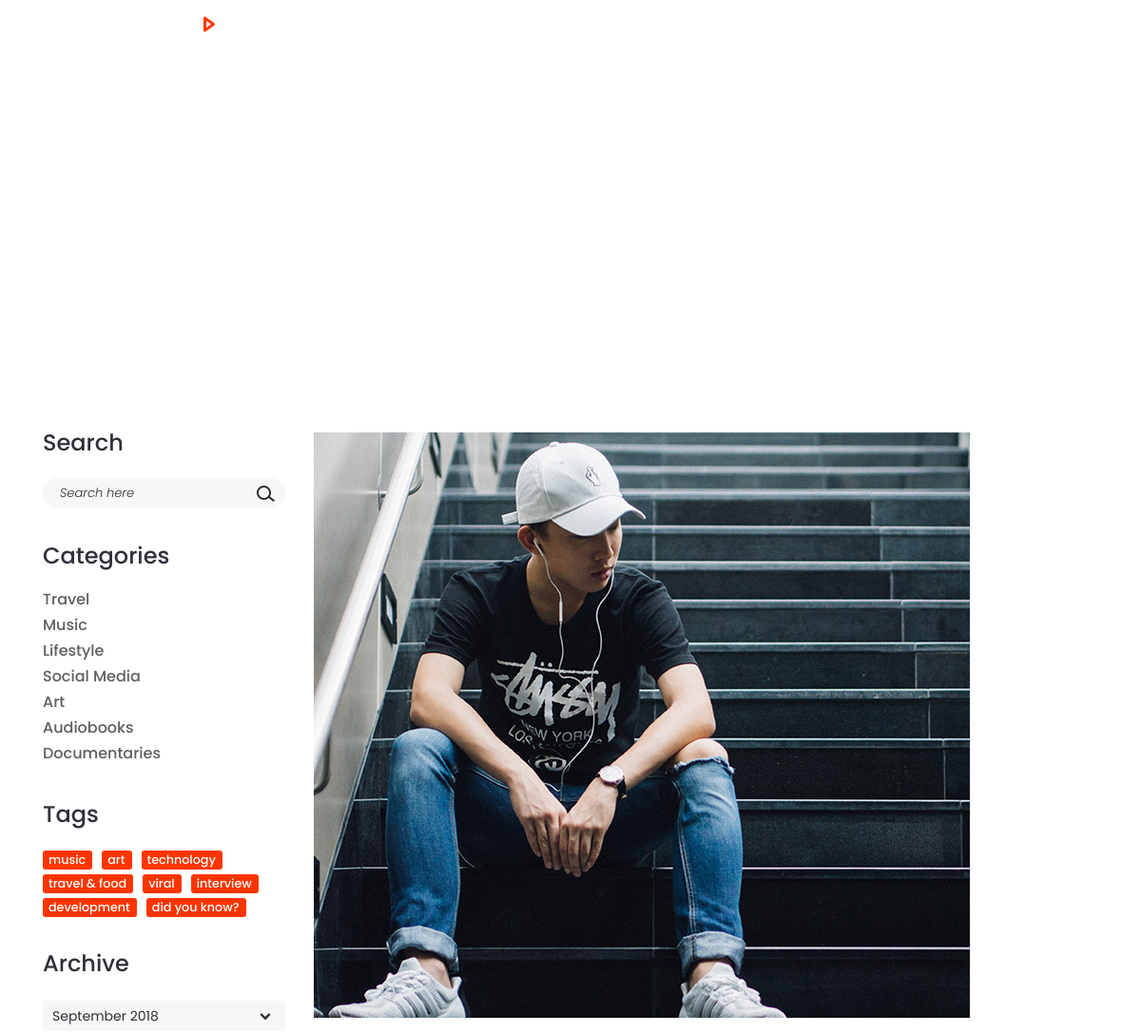
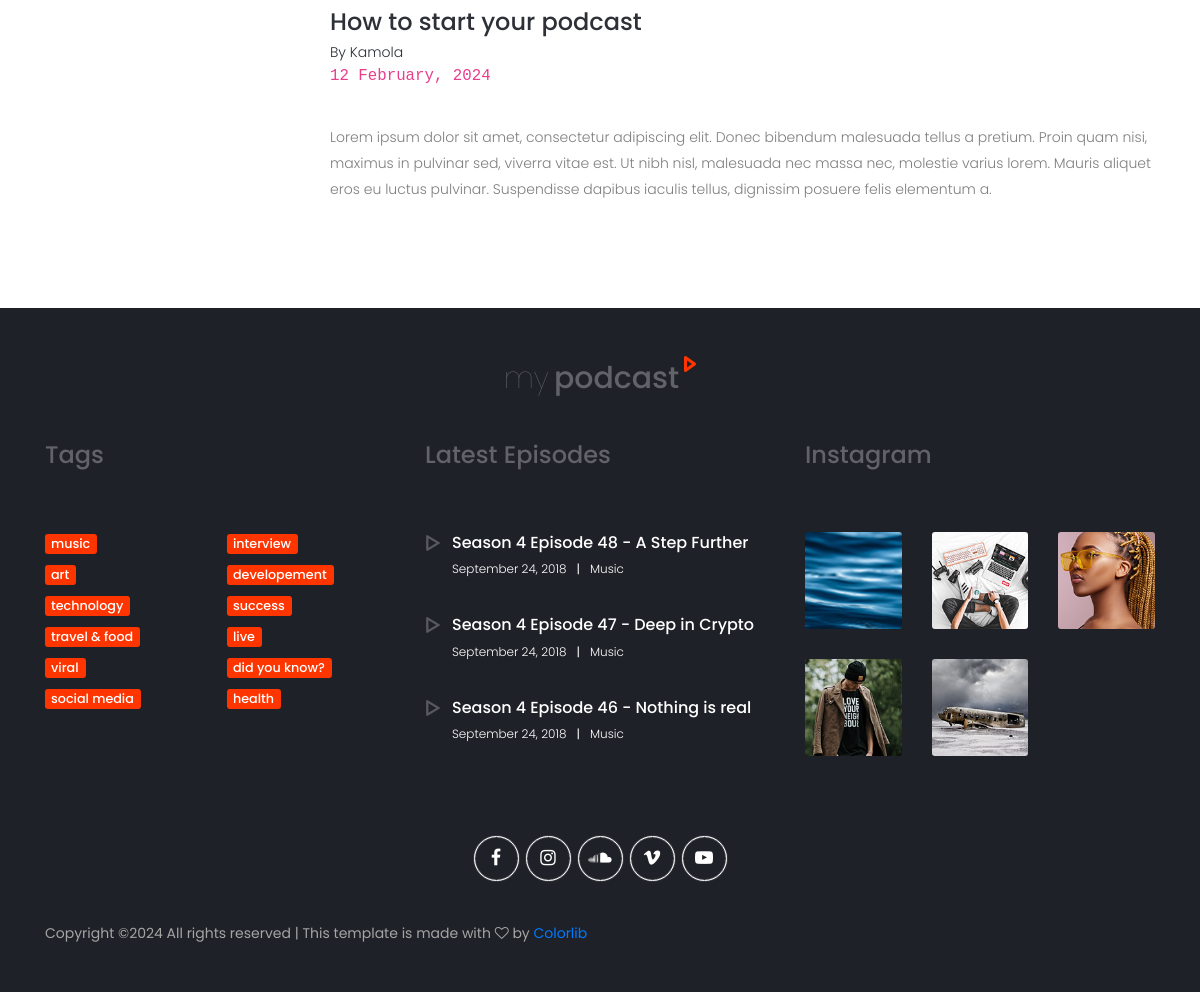
The app's page /blog/detail/ with its own data (2 pictures, top to bottom).
### apps/blog/models.py (models this page shows, shortened)
class BaseModel(models.Model):
    modified_date = models.DateTimeField(auto_now=True)
    created_date = models.DateTimeField(auto_now_add=True)
    class Meta:
        abstract = True

class Category(BaseModel):
    title = models.CharField(max_length=221)

class Tag(BaseModel):
    title = models.CharField(max_length=221)

class Blog(BaseModel):
    title = models.CharField(max_length=221)
    image = models.ImageField(upload_to='blog/')
    author = models.CharField(max_length=221)
    slug = models.SlugField(max_length=221, null=True, blank=True)
    category = models.ForeignKey(Category, on_delete=models.SET_NULL, null=True, blank=True)
    tags = models.ManyToManyField(Tag)
    content = models.TextField()

### apps/blog/views.py (the view)
# urls.py: path('detail/', BlogDetailView.as_view(), name='detail')
class BlogDetailView(TemplateView):
    template_name = 'blog/blog_detail.html'
    def get_categories(self):
        return Category.objects.all()
    def get_tags(self):
        return Tag.objects.all()
    def get_blog(self):
        return Blog.objects.all()
    def get_context_data(self, **kwargs):
        ctx = super().get_context_data(**kwargs)
        ctx['categories'] = self.get_categories()
        ctx['tags'] = self.get_tags()
        ctx['blogs'] = self.get_blog()
        return ctx

### templates/blog/blog_detail.html (shortened to what this page needs)
{% extends 'base.html' %}
{% load static %}
{% block styles %}
    {{ block.super }}
    <link href="{% static 'styles/blog.css' %}" rel="stylesheet" type="text/css">
    <link href="{% static 'styles/blog_responsive.css' %}" rel="stylesheet" type="text/css">
{% endblock %}
{% block content %}
    <div class="home">
        <div class="parallax_background parallax-window" data-parallax="scroll"
             data-image-src="{% static 'images/blog.jpg' %}"
             data-speed="0.8"></div>
        <div class="home_container d-flex flex-column align-items-center justify-content-center">
            <div class="home_content">
                <div class="home_title"><h1>blog detail</h1></div>
            </div>
        </div>
    </div>
    <div class="blog">
        <div class="container">
            <div class="row">
                <div class="col-lg-3 order-lg-1 order-2 sidebar_col">
                    <div class="sidebar">
                        <div class="sidebar_search">
                            <div class="sidebar_title">Search</div>
                            <form action="#" class="search_form" id="search_form">
                                <input type="text" class="search_input" placeholder="Search here" required="required">
                                <button class="search_button"><img src="{% static 'images/search.png' %}" alt></button>
                            </form>
                        </div>
                        <div class="sidebar_list">
                            <div class="sidebar_title">Categories</div>
                            <ul>
                                {% for object in categories %}
                                <li><a href="#">{{ object.title }}</a></li>
                               {% endfor %}
                            </ul>
                        </div>
                        <div class="sidebar_tags">
                            <div class="sidebar_title">Tags</div>
                            <div class="tags">
                                <ul class="d-flex flex-row align-items-start justify-content-start flex-wrap">
                                    {% for object in tags %}
                                    <li><a href="#">{{ object.title }}</a></li>
                                    {% endfor %}
                                </ul>
                            </div>
                        </div>
                        <div class="sidebar_archive">
                            <div class="sidebar_title">Archive</div>
                            <div class="dropdown">
                                <ul>
                                    <li class="dropdown_selected d-flex flex-row align-items-center justify-content-start">
                                        <span>September 2018</span><i class="fa fa-chevron-down ml-auto"
                                                                      aria-hidden="true"></i>
                                    </li>
                                </ul>
                            </div>
                        </div>
                    </div>
                </div>
                <div class="col-lg-9 blog_col order-lg-2 order-1">
                    <div class="blog_posts">
                        <div class="row blog_post d-flex flex-md-row flex-column align-items-start justify-content-start">
                            <div class="col-md-12">
                                {% for object in blogs %}
                                <img src="{{ object.image.url }}"
                                     alt="https://unsplash.com/@kellysikkema">
                                {% endfor %}
                            </div>
                            <div class="col-md-12">
                                {% for object in blogs %}
                                    <div class="blog_post_title mt-4"><a href="#">{{ object.title }}</a></div>
                                    <div class="blog_post_author">By <a href="#">{{ object.author }}</a><h4><code>{{ object.created_date|date:'d F, Y' }}</code></h4></div>
                                    <div class="blog_post_text">
                                        <p>{{ object.content }}</p>
                                    </div>
                                {% endfor %}
                            </div>
                        </div>
                    </div>
                </div>
            </div>
        </div>
    </div>
{% endblock %}

### records on screen
Category: title "Travel"
Category: title "Music"
Category: title "Lifestyle"
Category: title "Social Media"
Category: title "Art"
Category: title "Audiobooks"
Category: title "Documentaries"
Tag: title "music"
Tag: title "art"
Tag: title "technology"
Tag: title "travel & food"
Tag: title "viral"
Tag: title "interview"
Tag: title "development"
Tag: title "did you know?"
Blog: image (picture), title "How to start your podcast", author "Kamola", created_date "12 February, 2024", content "Lorem ipsum dolor sit amet, consectetur adipiscing elit. Donec bibendum malesuada tellus a pretium. Proin quam nisi, maximus in pulvinar sed, viverra vitae est. Ut nibh nisl, malesuada nec massa nec, molestie varius lorem. Mauris aliquet eros eu luctus pulvinar. Suspendisse dapibus iaculis tellus, dignissim posuere felis elementum a."
